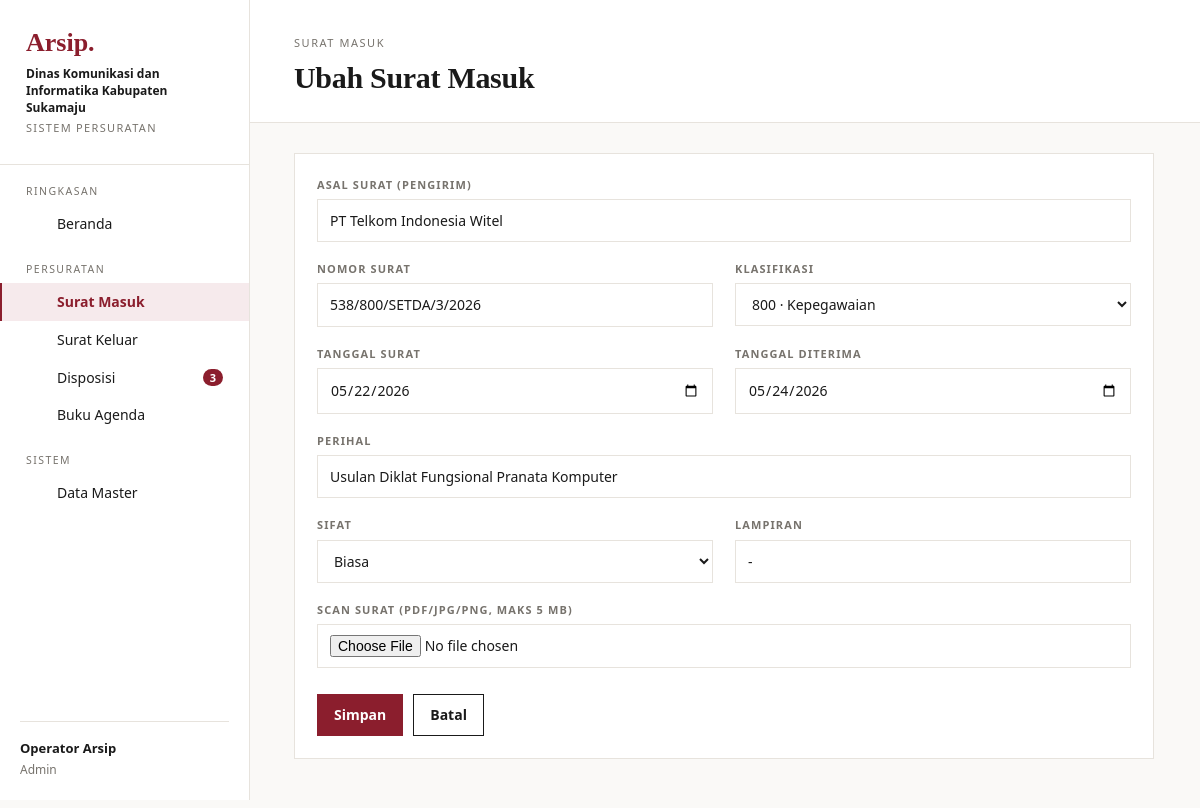
Page /index.php?page=masuk.form&id=2 (signed in) on the committed database.
### tables this page shows
CREATE TABLE pengaturan (
  id INT PRIMARY KEY,
  nama_instansi VARCHAR(150) NOT NULL,
  kode_instansi VARCHAR(30) NOT NULL,
  alamat VARCHAR(255),
  telepon VARCHAR(30),
  pimpinan VARCHAR(100),
  jabatan_pimpinan VARCHAR(100)
);

CREATE TABLE surat_masuk (
  id INT AUTO_INCREMENT PRIMARY KEY,
  no_agenda VARCHAR(10) NOT NULL,
  no_surat VARCHAR(100) NOT NULL,
  tgl_surat DATE NOT NULL,
  tgl_terima DATE NOT NULL,
  asal VARCHAR(150) NOT NULL,
  perihal VARCHAR(255) NOT NULL,
  klasifikasi_id INT,
  sifat ENUM('Biasa','Penting','Segera','Rahasia') NOT NULL DEFAULT 'Biasa',
  lampiran VARCHAR(50),
  file VARCHAR(100),
  status ENUM('baru','didisposisi','selesai') NOT NULL DEFAULT 'baru',
  user_id INT,
  created_at TIMESTAMP DEFAULT CURRENT_TIMESTAMP,
  INDEX (tgl_terima),
  FOREIGN KEY (klasifikasi_id) REFERENCES klasifikasi(id) ON DELETE SET NULL,
  FOREIGN KEY (user_id) REFERENCES users(id) ON DELETE SET NULL
);

CREATE TABLE klasifikasi (
  id INT AUTO_INCREMENT PRIMARY KEY,
  kode VARCHAR(10) NOT NULL UNIQUE,
  nama VARCHAR(100) NOT NULL
);

### index.php (called while the page is built, shortened)
<?php
require __DIR__ . '/includes/bootstrap.php';
$routes = [
    'login'            => 'pages/login.php',
    'logout'           => 'pages/logout.php',
    'dashboard'        => 'pages/dashboard.php',
    'masuk'            => 'pages/masuk/index.php',
    'masuk.form'       => 'pages/masuk/form.php',
    'masuk.detail'     => 'pages/masuk/detail.php',
    'masuk.hapus'      => 'pages/masuk/hapus.php',
    'masuk.lembar'     => 'pages/masuk/lembar.php',
    'keluar'           => 'pages/keluar/index.php',
    'keluar.form'      => 'pages/keluar/form.php',
    'keluar.hapus'     => 'pages/keluar/hapus.php',
    'disposisi'        => 'pages/disposisi/index.php',
    'disposisi.simpan' => 'pages/disposisi/simpan.php',
    'disposisi.respon' => 'pages/disposisi/respon.php',
    'agenda'           => 'pages/agenda.php',
    'master'           => 'pages/master/index.php',
    'berkas'           => 'pages/berkas.php',
];
$page = $_GET['page'] ?? 'dashboard';
require __DIR__ . '/' . $routes[$page];

### pages/masuk/form.php (the view, shortened to what this page needs)
<?php
$id = (int) ($_GET['id'] ?? 0);
$s = $id ? q('SELECT * FROM surat_masuk WHERE id = ?', [$id])->fetch() : null;
$klasifikasi = q('SELECT * FROM klasifikasi ORDER BY kode')->fetchAll();
$data = $s ?: ['no_surat' => '', 'tgl_surat' => date('Y-m-d'), 'tgl_terima' => date('Y-m-d'), 'asal' => '', 'perihal' => '',
    'klasifikasi_id' => '', 'sifat' => 'Biasa', 'lampiran' => '', 'file' => null];
$title = $id ? 'Ubah Surat Masuk' : 'Catat Surat Masuk';
$eyebrow = 'Surat Masuk';
require __DIR__ . '/../../includes/header.php';
?>
<form method="post" enctype="multipart/form-data" class="panel" style="max-width:860px">
    <div class="panel-body">
        <div class="form-grid">
            <div class="full"><label>Asal Surat (Pengirim)</label><input type="text" name="asal" value="<?= e($data['asal']) ?>" placeholder="Sekretariat Daerah Kab. Sukamaju" required></div>
            <div><label>Nomor Surat</label><input type="text" name="no_surat" value="<?= e($data['no_surat']) ?>" placeholder="005/123/SETDA/X/2026" required></div>
            <div><label>Klasifikasi</label>
                <select name="klasifikasi_id"><option value="">Pilih klasifikasi</option>
                    <?php foreach ($klasifikasi as $k): ?><option value="<?= $k['id'] ?>" <?= $data['klasifikasi_id'] == $k['id'] ? 'selected' : '' ?>><?= e($k['kode'] . ' · ' . $k['nama']) ?></option><?php endforeach; ?>
                </select>
            </div>
            <div><label>Tanggal Surat</label><input type="date" name="tgl_surat" value="<?= e($data['tgl_surat']) ?>" required></div>
            <div><label>Tanggal Diterima</label><input type="date" name="tgl_terima" value="<?= e($data['tgl_terima']) ?>" required></div>
            <div class="full"><label>Perihal</label><input type="text" name="perihal" value="<?= e($data['perihal']) ?>" required></div>
            <div><label>Sifat</label><select name="sifat"><?php foreach (['Biasa', 'Penting', 'Segera', 'Rahasia'] as $o): ?><option <?= $data['sifat'] === $o ? 'selected' : '' ?>><?= $o ?></option><?php endforeach; ?></select></div>
            <div><label>Lampiran</label><input type="text" name="lampiran" value="<?= e($data['lampiran']) ?>" placeholder="1 berkas"></div>
            <div class="full"><label>Scan Surat (PDF/JPG/PNG, maks 5 MB)</label><input type="file" name="file" accept=".pdf,.jpg,.jpeg,.png">
            </div>
        </div>
        <div class="form-actions"><button class="btn btn-primary">Simpan</button><a class="btn" href="<?= url('masuk') ?>">Batal</a></div>
    </div>
</form>
<?php require __DIR__ . '/../../includes/footer.php'; ?>

### includes/header.php (shortened to what this page needs)
<?php
$u = user();
$disposisiBaru = (int) q("SELECT COUNT(*) FROM disposisi WHERE status = 'belum'" . ($u['role'] === 'staf' ? ' AND ke_bagian_id = ' . (int) $u['bagian_id'] : ''))->fetchColumn();
$menu = [
    'Ringkasan' => [['dashboard', 'Beranda', 'home', 0]],
    'Persuratan' => [
        ['masuk', 'Surat Masuk', 'inbox', 0],
        ['keluar', 'Surat Keluar', 'send', 0],
        ['disposisi', 'Disposisi', 'share', $disposisiBaru],
        ['agenda', 'Buku Agenda', 'book', 0],
    ],
];
if (is_admin()) $menu['Sistem'] = [['master', 'Data Master', 'folder', 0]];
$current = explode('.', $_GET['page'] ?? 'dashboard')[0];
$set = setting();
?>
<!DOCTYPE html>
<html lang="id">
<head>
    <link rel="stylesheet" href="assets/css/style.css">
</head>
<body>
<div class="layout">
    <aside class="sidebar" id="sidebar">
        <div class="brand">
            <div class="mark">Arsip.</div>
            <strong><?= e($set['nama_instansi']) ?></strong>
            <small>Sistem Persuratan</small>
        </div>
        <nav>
            <?php foreach ($menu as $section => $items): ?>
                <div class="nav-section"><?= $section ?></div>
                <?php foreach ($items as [$key, $label, $ic, $count]): ?>
                    <a href="<?= url($key) ?>" class="<?= $current === $key ? 'active' : '' ?>"><?= icon($ic, 17) ?> <?= $label ?>
                        <?php if ($count): ?><span class="count"><?= $count ?></span><?php endif; ?></a>
                <?php endforeach; ?>
            <?php endforeach; ?>
        </nav>
        <div class="grow"></div>
        <div class="user-box">
            <div class="grow"><strong><?= e($u['nama']) ?></strong><small><?= e(ucfirst($u['role'])) ?></small></div>
            <a href="<?= url('logout') ?>" class="icon-btn" title="Keluar"><?= icon('logout', 17) ?></a>
        </div>
    </aside>
    <main class="main">
        <header class="topbar">
            <div>
                <div class="eyebrow"><?= e($eyebrow ?? 'Sistem Arsip Surat') ?></div>
                <h1><?= e($title ?? 'Beranda') ?></h1>
            </div>
        </header>
        <div class="content">

### assets/css/style.css (style rules this page uses)
:root { --paper: #ffffff; --bg: #faf9f7; --ink: #1a1a1a; --muted: #77736d; --line: #e7e3dd; --line-strong: #1a1a1a; --accent: #8b1e2d; --accent-soft: #f6eaec; --green: #2f6b3a; --green-soft: #eaf3ec; --amber: #94600c; --amber-soft: #f8f0e0; --red: #a61b1b; --red-soft: #f9e9e9; --blue: #2b4f81; --blue-soft: #e9eff7; --gray: #5c5852; --gray-soft: #f0eeea; --serif: "Iowan Old Style", "Palatino Linotype", Palatino, Georgia, "Times New Roman", serif; --sans: "Segoe UI", system-ui, -apple-system, "Helvetica Neue", Arial, sans-serif; }
* { box-sizing: border-box; }
body { margin: 0; background: var(--bg); color: var(--ink); font: 14px/1.55 var(--sans); }
a { color: var(--accent); text-decoration: none; }
h1, h2, h3 { font-family: var(--serif); font-weight: 600; letter-spacing: -.01em; }
.layout { display: grid; grid-template-columns: 250px 1fr; min-height: 100vh; }
.sidebar { background: var(--paper); border-right: 1px solid var(--line); padding: 30px 0 20px; position: sticky; top: 0; height: 100vh; display: flex; flex-direction: column; }
.brand { padding: 0 26px 26px; border-bottom: 1px solid var(--line); }
.brand .mark { font-family: var(--serif); font-size: 26px; font-weight: 700; color: var(--accent); line-height: 1; }
.brand strong { display: block; font-size: 12px; margin-top: 10px; line-height: 1.4; color: var(--ink); }
.brand small { color: var(--muted); font-size: 11px; text-transform: uppercase; letter-spacing: .12em; }
.nav-section { padding: 18px 26px 6px; font-size: 10.5px; letter-spacing: .14em; text-transform: uppercase; color: var(--muted); }
.sidebar nav a { display: flex; align-items: center; gap: 12px; padding: 8px 26px; color: var(--ink); border-left: 2px solid transparent; }
.sidebar nav a.active { border-left-color: var(--accent); color: var(--accent); font-weight: 600; background: var(--accent-soft); }
.sidebar nav a .count { margin-left: auto; background: var(--accent); color: #fff; font-size: 11px; border-radius: 999px; padding: 0 7px; font-weight: 600; }
.sidebar .grow { flex: 1; }
.user-box { margin: 0 20px; padding-top: 16px; border-top: 1px solid var(--line); display: flex; align-items: center; gap: 10px; }
.user-box strong { display: block; font-size: 13px; }
.user-box small { color: var(--muted); font-size: 12px; }
.user-box .grow { flex: 1; min-width: 0; }
.main { min-width: 0; }
.topbar { display: flex; align-items: flex-end; justify-content: space-between; gap: 16px; padding: 34px 44px 20px; border-bottom: 1px solid var(--line); background: var(--paper); flex-wrap: wrap; }
.topbar .eyebrow { font-size: 11px; letter-spacing: .14em; text-transform: uppercase; color: var(--muted); }
.topbar h1 { margin: 4px 0 0; font-size: 30px; }
.content { padding: 30px 44px 56px; }
.panel { background: var(--paper); border: 1px solid var(--line); }
.panel-body { padding: 22px; }
.btn { display: inline-flex; align-items: center; gap: 8px; padding: 9px 16px; border: 1px solid var(--line-strong); background: var(--paper); color: var(--ink); font: inherit; font-weight: 600; cursor: pointer; white-space: nowrap; }
.btn-primary { background: var(--accent); border-color: var(--accent); color: #fff; }
.icon-btn { background: none; border: 0; padding: 6px; cursor: pointer; color: var(--muted); display: inline-grid; place-items: center; }
.form-grid { display: grid; grid-template-columns: 1fr 1fr; gap: 18px 22px; }
.form-grid .full { grid-column: 1 / -1; }
label { display: block; font-size: 11px; letter-spacing: .1em; text-transform: uppercase; color: var(--muted); font-weight: 600; margin-bottom: 6px; }
input[type=text], input[type=date], input[type=password], input[type=search], input[type=number], input[type=file], select, textarea { width: 100%; padding: 10px 12px; border: 1px solid var(--line); background: var(--paper); font: inherit; color: var(--ink); border-radius: 0; }
.form-actions { display: flex; gap: 10px; margin-top: 26px; }

### rows in the picture
pengaturan: nama_instansi "Dinas Komunikasi dan Informatika Kabupaten Sukamaju"
surat_masuk: asal "PT Telkom Indonesia Witel", no_surat "538/800/SETDA/3/2026", klasifikasi_id "800 · Kepegawaian", tgl_surat "05/22/2026", tgl_terima "05/24/2026", perihal "Usulan Diklat Fungsional Pranata Komputer", sifat "Biasa", lampiran "-"

### other values in the picture
$section "RINGKASAN"
$label "Beranda"
$section "PERSURATAN"
$label "Surat Masuk"
$label "Surat Keluar"
$label "Disposisi"
$count "3"
$label "Buku Agenda"
$section "SISTEM"
$label "Data Master"
$u['nama'] "Operator Arsip"
$u['role'] "Admin"
$eyebrow "SURAT MASUK"
$title "Ubah Surat Masuk"
